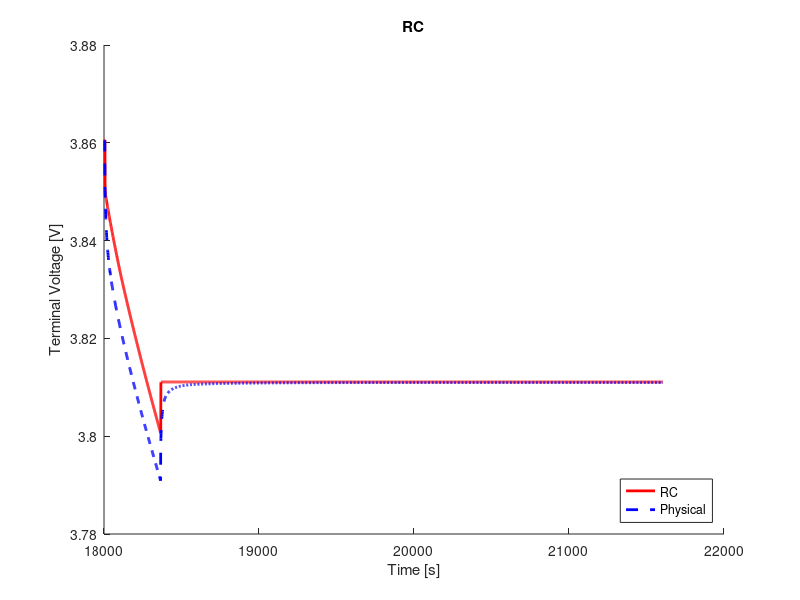

The MATLAB script that drew this image:
clear;
clc;
close all;

%% load data
load('ocv_final.mat');
time_ocv = time;
load('pulse_1_c_5.mat');
load('rc1_cf_params.mat');

%% voltage limitations
v_max = 4.4;                                    % cut-over voltage
v_min = 3.0;                                    % cut-off voltage

%% resample ocv and soc
t1 = time_ocv(1);
t2 = time_ocv(end);
dt = 1;                                         % sample time
t = (t1:dt:t2) - t1;

ocv = interp1(time_ocv, ocv, t1:dt:t2);
soc = interp1(time_ocv, soc, t1:dt:t2);

s = length(time);

%% variables
Q = 16.8;
eta = 1.0;                                  % coulombic efficiency

n = 0;                                      % number of rc links
flag = 1;

%% compute soc
ind_init = interp1(soc, 1:length(soc), 0.5168, 'nearest');
v_t(1) = ocv(ind_init);
z0 = soc(ind_init);
z = z0 - dt/(Q*3600)*eta*cumsum(I(1:end));

% manual fit
p = 5;
r0 = r0_cf(p);

%% compute terminal voltage
for j = 1:n
    f(j) = exp(-dt/(r(j)*c(j)));
end
for k = 1:s-1
    if flag == 1
        ind = interp1(soc, 1:length(soc), z(k), 'nearest');
        v_t(k+1) = ocv(ind) - I(k).*r0;
        if v_t(k) < v_min
            fprintf('Reached lower voltage limit.');
            flag = 0;
        end
        if v_t(k) > v_max
            fprintf('Reached upper voltage limit.');
            flag = 0;
        end 
    end
end

%% compute rms error
v_t = reshape(v_t, size(V_batt_time));
rmse = 1000*sqrt(mean((V_batt_time - v_t).^2))     % [mV]

%% plot
figure(1);
hold on;
plot(time, v_t, 'r', 'LineWidth', 2)
hold on;
plot(time, V_batt_time, 'b--', 'LineWidth', 2)
xlabel('Time [s]')
ylabel('Terminal Voltage [V]')
title('RC')
legend('RC', 'Physical', 'location', 'southeast')
